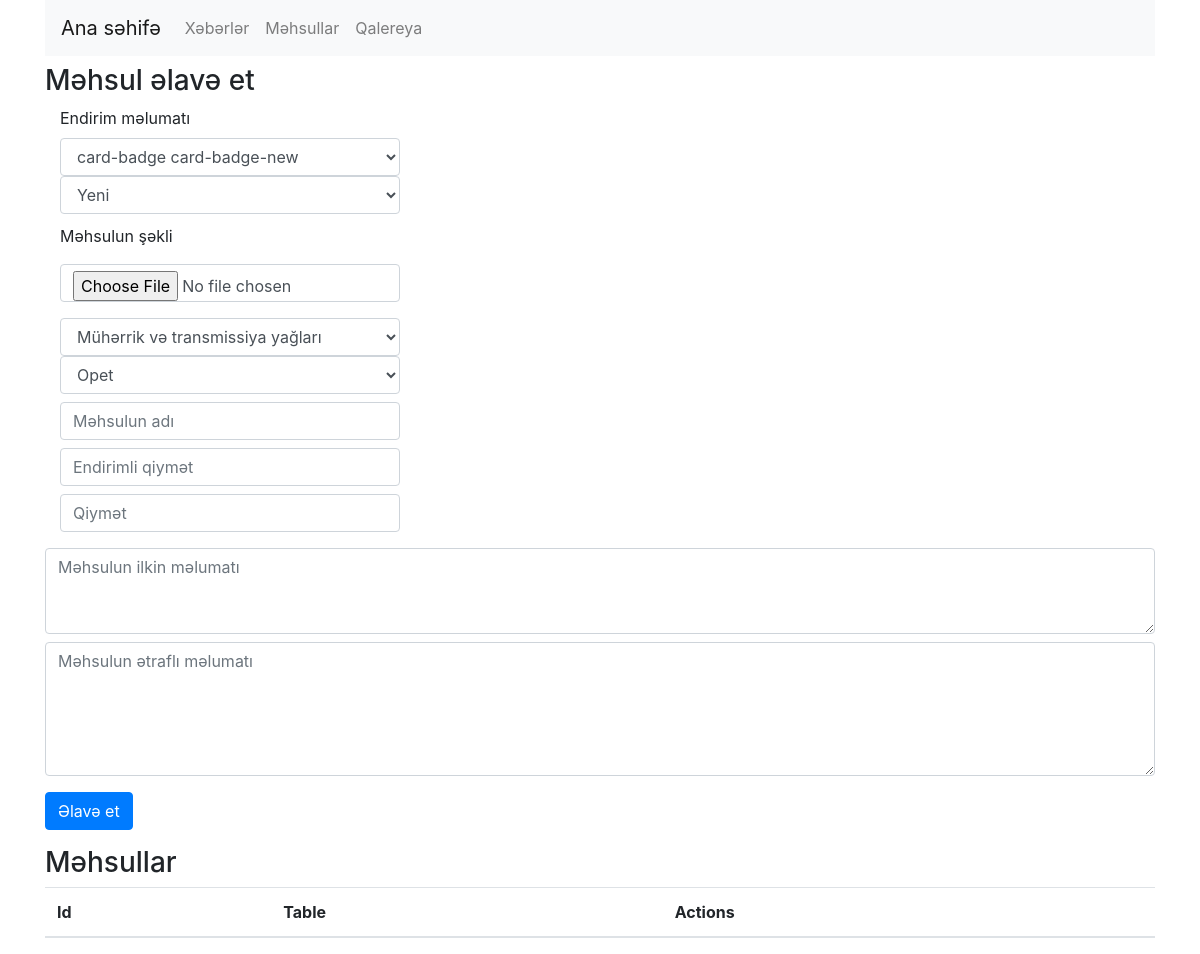
/admin/products, run on an earlier commit of the app's database.
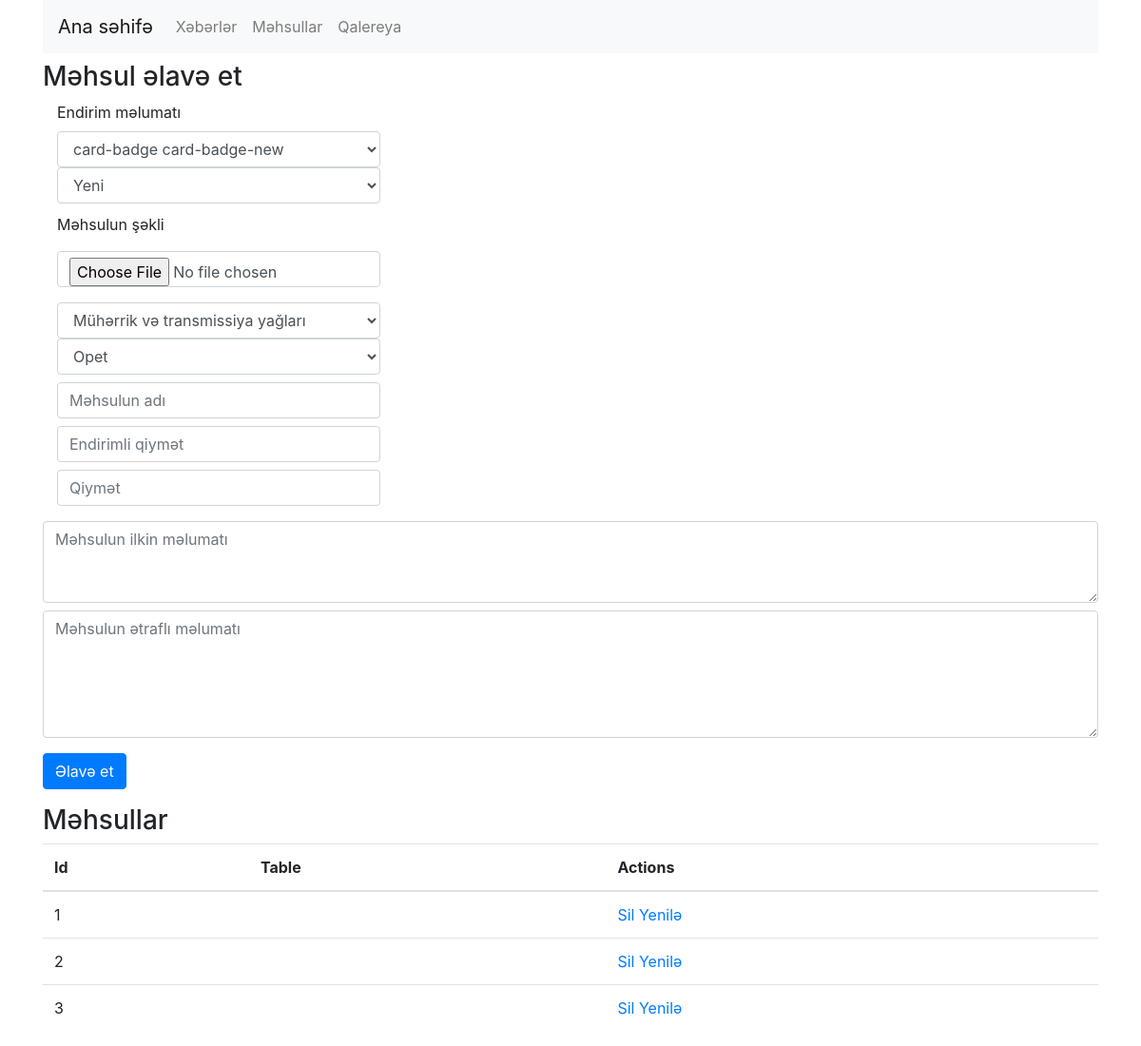
And on a later commit of the database.
### models.py (models this page shows)
class Products(db.Model):
    id=db.Column(db.Integer,primary_key=True)
    product_sale=db.Column(db.String(50))
    product_sale_name=db.Column(db.String(20))
    product_category=db.Column(db.String(100))
    product_sub_category=db.Column(db.String(50))
    product_img=db.Column(db.String(50))
    product_name=db.Column(db.String(50))
    product_price=db.Column(db.String(50))
    product_simple_description=db.Column(db.Text)
    product_details_description=db.Column(db.Text)
    product_old_price=db.Column(db.String(50))

### controllers/admin/products.py (the view, shortened to what this page needs)
@app.route('/admin/products',methods=['GET','POST'])
def admin_products():
    from run import db
    from models import Products
    products=Products.query.all()
    return render_template('admin/products.html',products=products)

### templates/admin/products.html (shortened to what this page needs)
{% extends "admin/base.html" %} {% block content %}
<h3 class="my-2">Məhsul əlavə et</h3>
<form action="/admin/products"method='POST' enctype="multipart/form-data">
    <div class="form-group col-sm-4">
        <label for="ccmonth">Endirim məlumatı</label>
        <select class="form-control" name="product_sale">
            <option >card-badge card-badge-new </option>
        </select>
        <select class="form-control" name="product_sale_name">
            <option >Yeni</option>
        </select>
        <label for="ccmonth" style="margin-top:10px">Məhsulun şəkli</label>
        <input type="file" name="product_img" class="form-control my-2" placeholder="Məhsulun şəkli">
    </div>
    <div class="col-sm-4">
        <div class="form-group">
            <select class="form-control" name="product_category">
                <option >Mühərrik və transmissiya yağları</option>
            </select>
            <select class="form-control" name="product_sub_category">
                <option >Opet</option>
            </select>
            <input type="text" name="product_name" class="form-control my-2" placeholder="Məhsulun adı">
            <input class="form-control my-2" name="product_price" type="text" placeholder="Endirimli qiymət">
            <input class="form-control my-2" name="product_old_price" type="text" placeholder="Qiymət">
        </div>
    </div>
    <textarea name="product_simple_description" class='form-control my-2' cols="30" rows="3" placeholder="Məhsulun ilkin məlumatı"></textarea>
    <textarea name="product_details_description" class='form-control my-2' cols="30" rows="5" placeholder="Məhsulun ətraflı məlumatı"></textarea>
    <input type="submit"  class="btn btn-primary my-2" value="Əlavə et">
</form>
<h3 class="my-2">Məhsullar</h3>
<table class="table">
    <thead>
        <tr>
            <th>Id</th>
            <th>Table</th>
            <th>Actions</th>
        </tr>
    </thead>
    <tbody>
        {% for product in products %}
        <tr>
            <td scope="row">{{product.id}}</td>
            <td>{{product.product_title}}</td>
            <td>
                <a href="/admin/products/delete/{{product.id}}">Sil</a>
                <a href="#">Yenilə</a>
            </td>
        </tr>
        {% endfor %}
    </tbody>
</table>
{% endblock %}

What changed in the data, as far as the page shows it:
added Products: id "1"
added Products: id "2"
added Products: id "3"
